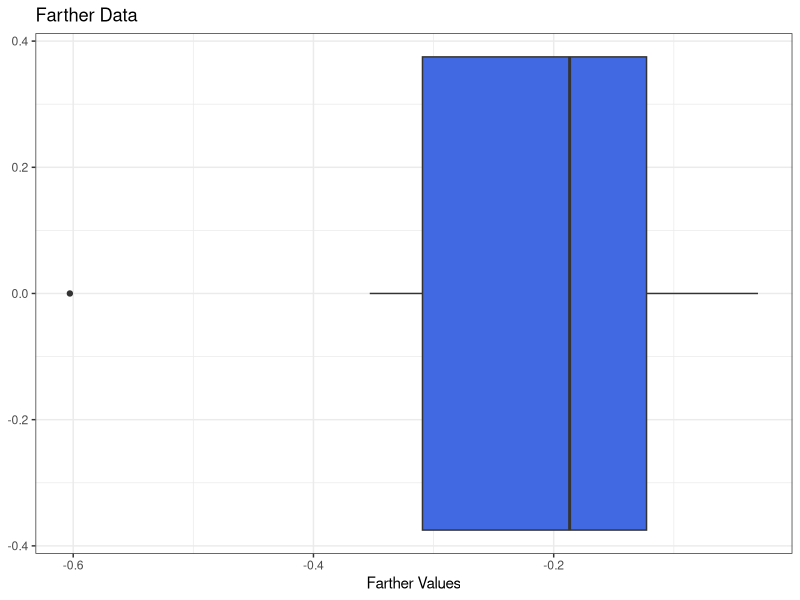
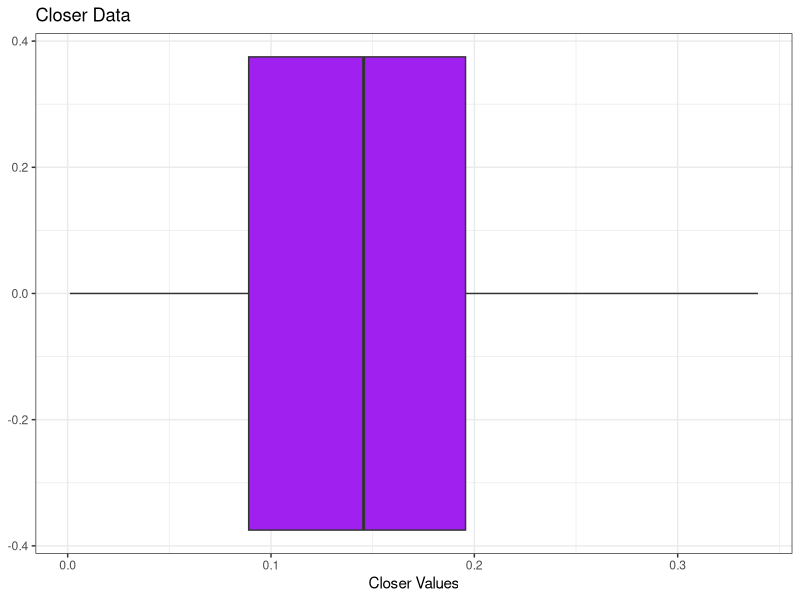
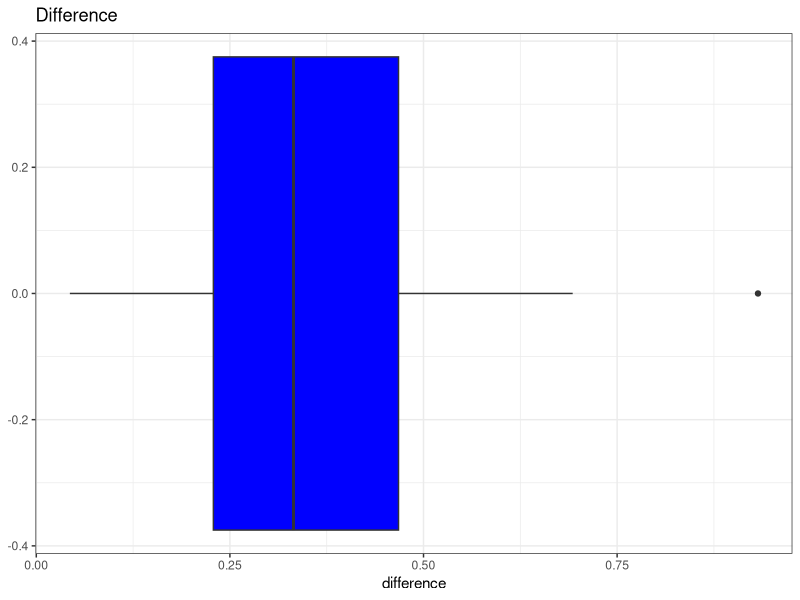

Here is the R script that generated these plots, in order: (Note: this script raises an error after producing the figures.)
library(tidyverse)
library(pwr)
################################################################################
# Lab 10
################################################################################

#############
# Step 1
#############
n.value = pwr.t.test(d = 0.65, # large effect
           power = 0.80,
           sig.level = 0.05,
           alternative = "two.sided",
           type = "one.sample")$n
############
# Step 2 and 3
############
data = read_csv("data.csv") |>
  mutate(difference = `Closer Values` - `Farther Values`)

numerical.summary = data |>
  pivot_longer(cols = c(`Farther Values`, `Closer Values`, "difference"), values_to = "Dopamine", 
               names_to = "Type") |>
  group_by(Type) |>
  summarize(mean = mean(Dopamine), sd = sd(Dopamine))

numerical.summary
  
# Further data
ggplot(data = data) +
  geom_boxplot(aes(x = `Farther Values`), 
                fill = "royalblue") + 
  theme_bw() + 
  ggtitle("Farther Data")
# Closer data
ggplot(data = data) + 
  geom_boxplot(aes(x = `Closer Values`), 
                 fill = "purple") +
  theme_bw() +
  ggtitle("Closer Data")

#Difference data
ggplot(data = data) + 
  geom_boxplot(aes(x = difference), fill = "blue") + 
  theme_bw() + 
  ggtitle("Difference")


###############
# Step 4
###############

val = t.test(data$`Closer Values`, mu = 0,
             alternative =  "greater", 
             conf.level = .95)

val2 = t.test(data$`Farther Values`, mu = 0,
             alternative =  "less", 
             conf.level = .95)
val3 = t.test(data$difference, mu = 0,
              alternative =  "two.sided", 
              conf.level = .95)

################
# Step 5
################
mu0 = 0
length = length(data$`Farther Values`)
resamples <- tibble(t=numeric(1000))
ggdat.t <- tibble(t=seq(-10,10,length.out=1000))|>
  mutate(pdf.null = dt(t, df=n-1)) 

for(i in 1:1000){
  curr.sample = sample(data$`Farther Values`, size = length, replace = TRUE)
  resamples$t[i] = (mean(curr.sample)-mu0)/(sd(curr.sample)/sqrt(length))
}

ggplot()+
  geom_line(data=ggdat.t, aes(x=t, y=pdf.null, 
                              color="T-distribution (Null)")) +
  geom_density(data = resamples, aes(x = t, y = after_stat(density)))
  theme_bw()

#Hypothesis test one
